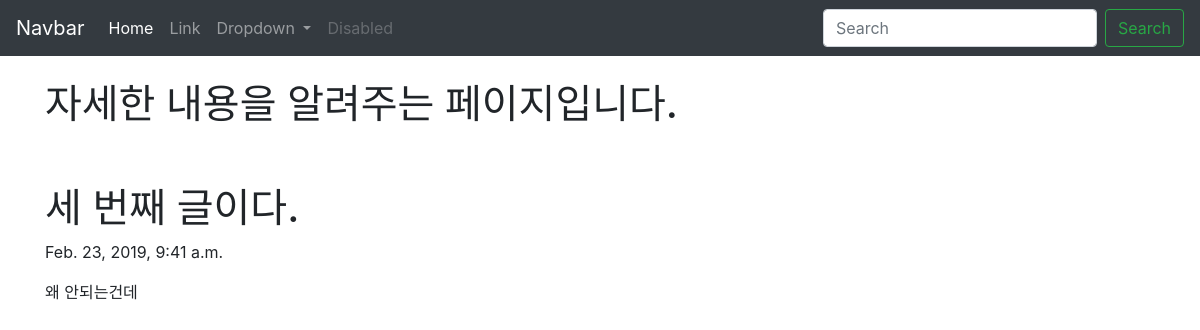
Page /blog/3 on the committed database.
### blogapp/models.py (models this page shows, shortened)
class Blog(models.Model):
    title = models.CharField(max_length=200)
    pub_date = models.DateTimeField('date published')
    body = models.TextField()

### blogapp/views.py (the view)
# urls.py: path('blog/<int:blog_id>',blogapp.views.detail, name="detail"),
def detail(request,blog_id):
    details = get_object_or_404(Blog,pk=blog_id)
    return render(request, 'detail.html', {'details':details}) #마지막 데이터를 html에 담아서 html을 띄워라

### blogapp/templates/detail.html (shortened to what this page needs)
<head>
    <link rel="stylesheet" href="https://stackpath.bootstrapcdn.com/bootstrap/4.3.1/css/bootstrap.min.css">
</head>
<body>
    <nav class="navbar navbar-expand-lg navbar-dark bg-dark">
        <a class="navbar-brand" href="#">Navbar</a>
        <div class="collapse navbar-collapse" id="navbarSupportedContent">
          <ul class="navbar-nav mr-auto">
            <li class="nav-item active">
              <a class="nav-link" href="#">Home <span class="sr-only">(current)</span></a>
            </li>
            <li class="nav-item">
              <a class="nav-link" href="#">Link</a>
            </li>
            <li class="nav-item dropdown">
              <a class="nav-link dropdown-toggle" href="#" id="navbarDropdown" role="button" data-toggle="dropdown" aria-haspopup="true" aria-expanded="false">
                Dropdown
              </a>
            </li>
            <li class="nav-item">
              <a class="nav-link disabled" href="#" tabindex="-1" aria-disabled="true">Disabled</a>
            </li>
          </ul>
          <form class="form-inline my-2 my-lg-0">
            <input class="form-control mr-sm-2" type="search" placeholder="Search" aria-label="Search">
            <button class="btn btn-outline-success my-2 my-sm-0" type="submit">Search</button>
          </form>
        </div>
      </nav>
      <div class="container">
          <br>
          <h1>자세한 내용을 알려주는 페이지입니다.</h1>
          <br><br>
          <h1>{{details.title}}</h1>
          <p>{{details.pub_date}}</p>
          <p>{{details.body}}</p>
      </div>
</body>

### rows in the picture
Blog: title "세 번째 글이다.", pub_date "Feb. 23, 2019, 9:41 a.m.", body "왜 안되는건데"
